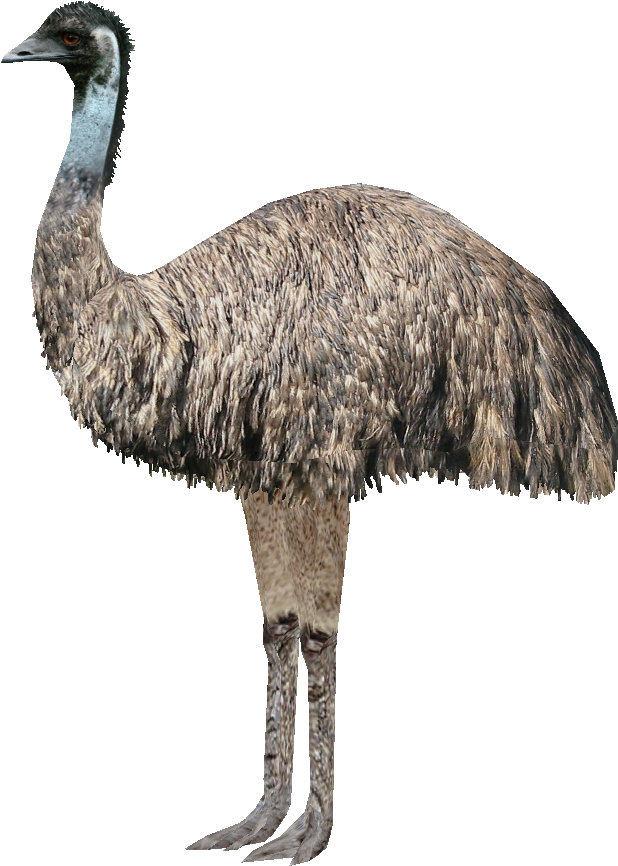
#> input picture misc/emu.png, 618 x 866 px, found by its file name
$ python task4.9.py
#> lines starting #> are read from the running program, lines starting #| are printed output that depends on the picture
import skimage.io as io
import matplotlib.pyplot as plt
import skimage.exposure as ex

img=io.imread("C://Users//kamel//Music//misc//emu.png")
#> img is the input picture: shape (866, 618, 4); mean R, G, B, A 43, 39.4, 36.1, 85.8
io.imshow(img)
io.show()

ch=ex.equalize_hist(img)
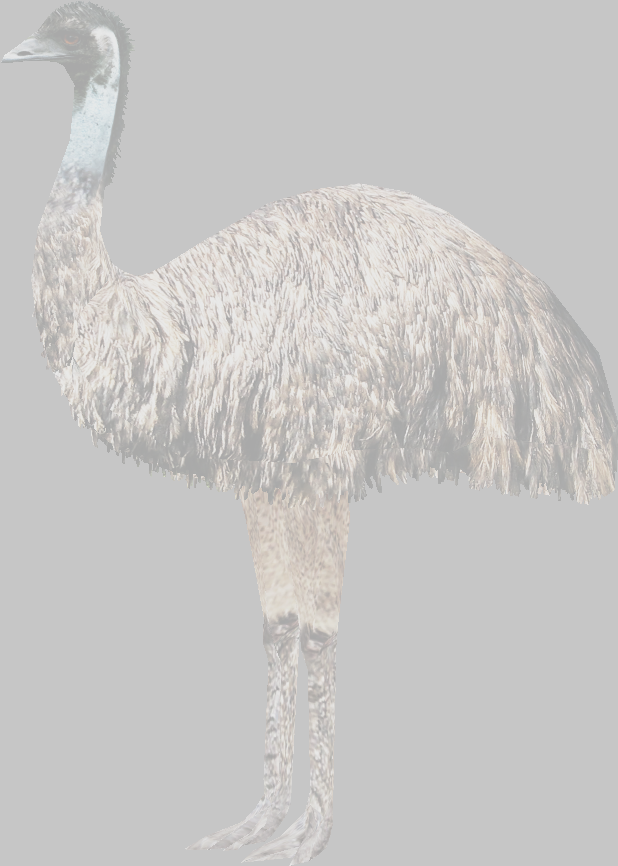
#> ch: shape (866, 618, 4) float64; mean R, G, B, A 0.711, 0.706, 0.701, 0.777; transparent parts drawn white
f=plt.figure()
f.show(plt.hist(ch.flatten(),bins=256))
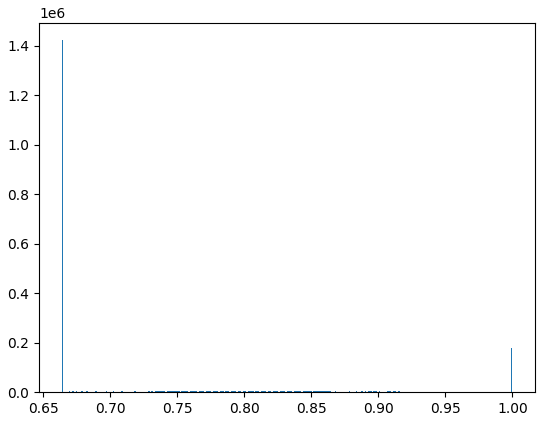
#> figure drawn by matplotlib, 1 panel; tallest bar 1423272 high, from x = 0.664 to 0.665
